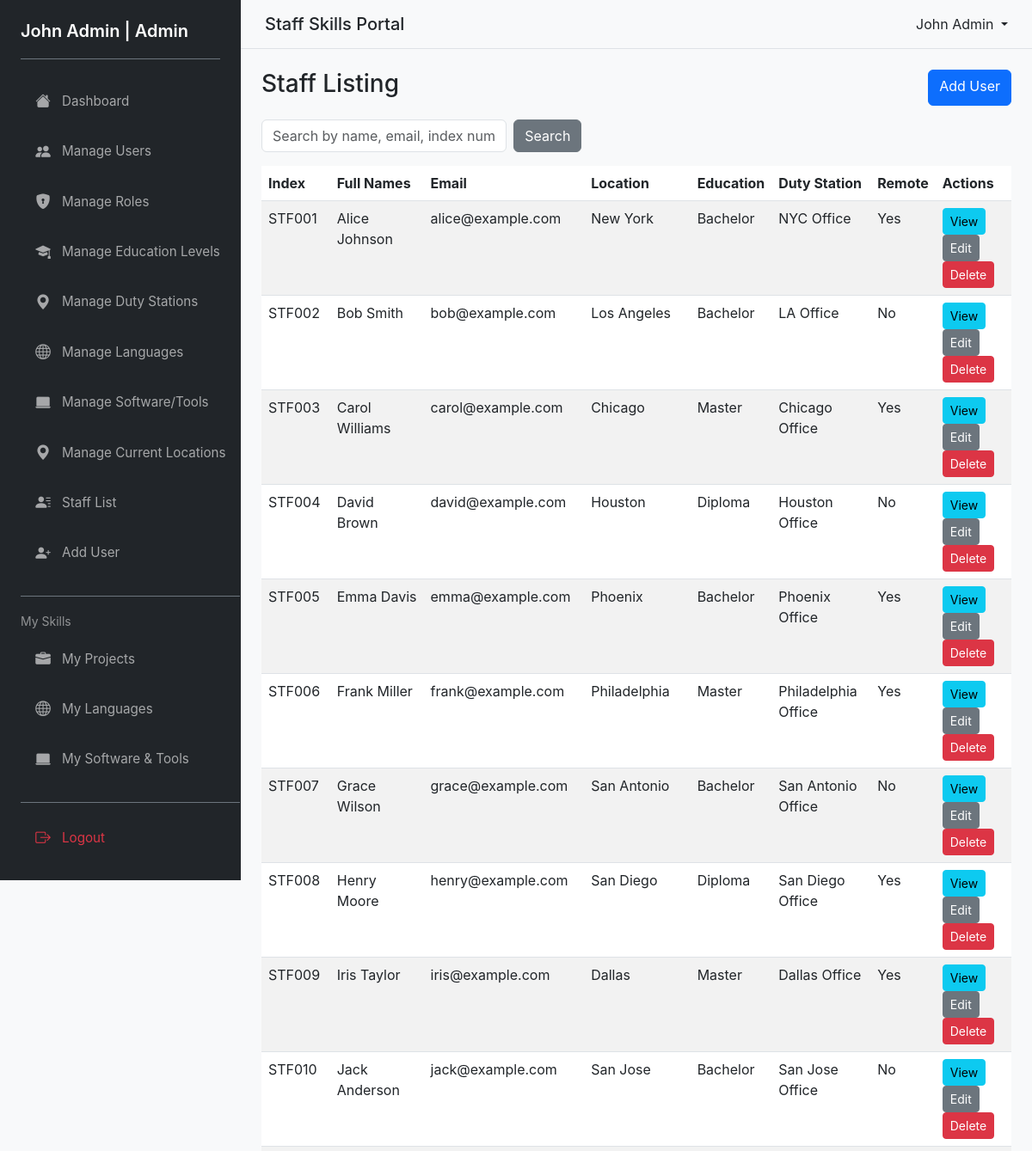
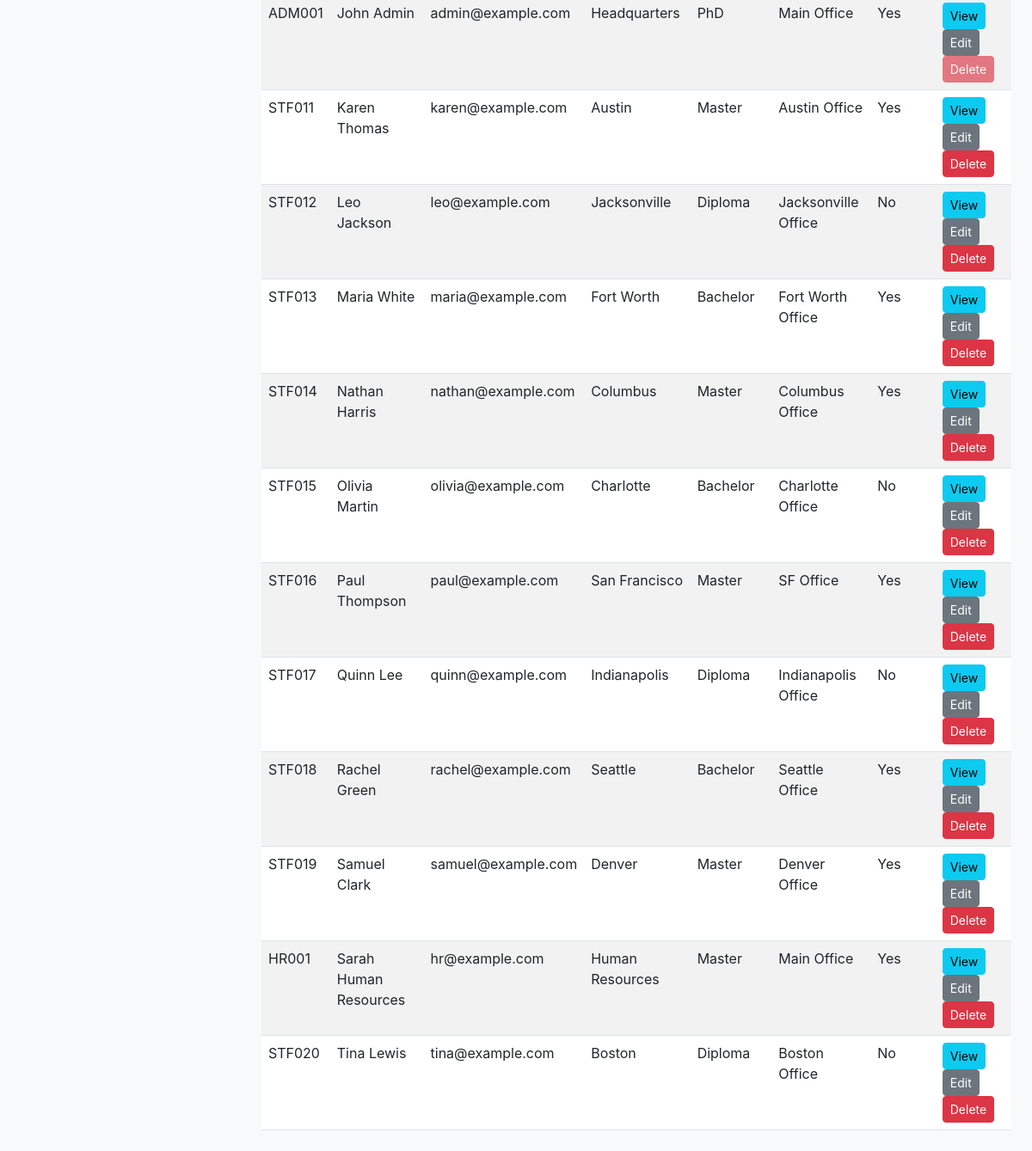
The app's page /pages/manage_users.php (signed in) with its own data (2 pictures, top to bottom).
### tables this page shows
CREATE TABLE IF NOT EXISTS users (
  id INT AUTO_INCREMENT PRIMARY KEY,
  index_number VARCHAR(50) NOT NULL UNIQUE,
  full_names VARCHAR(150) NOT NULL,
  email VARCHAR(120) NOT NULL UNIQUE,
  password VARCHAR(255) NOT NULL,
  role_id INT NOT NULL,
  gender VARCHAR(20),
  current_location VARCHAR(120),
  highest_education VARCHAR(120),
  duty_station VARCHAR(120),
  availability_remote TINYINT(1) DEFAULT 0,
  created_at TIMESTAMP DEFAULT CURRENT_TIMESTAMP,
  FOREIGN KEY (role_id) REFERENCES roles(id) ON DELETE RESTRICT
);

### pages/manage_users.php (the view, shortened to what this page needs)
<?php
require_once __DIR__ . '/../includes/header.php';
$pdo = getPDO();
$search = isset($_GET['search']) ? trim($_GET['search']) : '';
$params = [];
$sql = 'SELECT u.id,u.index_number,u.full_names,u.email,u.current_location,u.highest_education,u.duty_station,u.availability_remote,r.name as role_name
        FROM users u JOIN roles r ON u.role_id = r.id WHERE 1=1';
$sql .= ' ORDER BY u.full_names ASC LIMIT 100';
$stmt = $pdo->prepare($sql);
$stmt->execute($params);
$users = $stmt->fetchAll();
?>
<div class="d-flex justify-content-between mb-3">
    <h3>Staff Listing</h3>
    <?php if ($_SESSION['user']['role_name'] === 'Admin'): ?>
        <a href="<?php echo BASE_URL; ?>/pages/add_user.php" class="btn btn-primary">Add User</a>
    <?php endif; ?>
</div>
<form class="row g-2 mb-3" method="get" action="">
    <div class="col-md-4">
        <input type="text" name="search" class="form-control" placeholder="Search by name, email, index number, duty station" value="<?php echo htmlspecialchars($search); ?>">
    </div>
    <div class="col-md-2">
        <button class="btn btn-secondary">Search</button>
    </div>
</form>
<table class="table table-striped">
    <thead>
        <tr>
            <th>Index</th>
            <th>Full Names</th>
            <th>Email</th>
            <th>Location</th>
            <th>Education</th>
            <th>Duty Station</th>
            <th>Remote</th>
            <th>Actions</th>
        </tr>
    </thead>
    <tbody>
        <?php if ($users): foreach ($users as $u): ?>
            <tr>
                <td><?php echo htmlspecialchars($u['index_number']); ?></td>
                <td><?php echo htmlspecialchars($u['full_names']); ?></td>
                <td><?php echo htmlspecialchars($u['email']); ?></td>
                <td><?php echo htmlspecialchars($u['current_location']); ?></td>
                <td><?php echo htmlspecialchars($u['highest_education']); ?></td>
                <td><?php echo htmlspecialchars($u['duty_station']); ?></td>
                <td><?php echo $u['availability_remote'] ? 'Yes' : 'No'; ?></td>
                <td>
                    <a class="btn btn-sm btn-info" href="<?php echo BASE_URL; ?>/pages/profile.php?id=<?php echo $u['id']; ?>">View</a>
                    <?php if (in_array($_SESSION['user']['role_name'], ['Admin','HR'])): ?>
                        <a class="btn btn-sm btn-secondary" href="<?php echo BASE_URL; ?>/pages/edit_user.php?id=<?php echo $u['id']; ?>">Edit</a>
                    <?php endif; ?>
                    <?php if ($_SESSION['user']['role_name'] === 'Admin'): ?>
                        <?php if ($u['id'] === $_SESSION['user']['id']): ?>
                            <button class="btn btn-sm btn-danger" disabled title="Cannot delete your own account">Delete</button>
                        <?php else: ?>
                            <form method="post" action="<?php echo BASE_URL; ?>/pages/delete_user.php" style="display:inline;" onsubmit="return confirm('Are you sure you want to delete this user?');">
                                <button class="btn btn-sm btn-danger">Delete</button>
                            </form>
                        <?php endif; ?>
                    <?php endif; ?>
                </td>
            </tr>
        <?php endforeach; else: ?>
            <tr><td colspan="8">No users found.</td></tr>
        <?php endif; ?>
    </tbody>
</table>
<?php require_once __DIR__ . '/../includes/footer.php'; ?>

### assets/css/styles.css (style rules this page uses)
* { box-sizing: border-box; }
body { font-family: -apple-system, BlinkMacSystemFont, 'Segoe UI', 'Roboto', 'Oxygen', 'Ubuntu', 'Cantarell', 'Fira Sans', 'Droid Sans', 'Helvetica Neue', sans-serif; background-color: #f8f9fa; margin: 0; padding: 0; }
.d-flex { display: flex !important; }
.table { margin-bottom: 0; border-collapse: collapse; }
.btn { transition: all 0.2s ease; }

### records on screen
users: index_number "STF001", full_names "Alice Johnson", email "alice@example.com", current_location "New York", highest_education "Bachelor", duty_station "NYC Office", availability_remote "Yes"
users: index_number "STF002", full_names "Bob Smith", email "bob@example.com", current_location "Los Angeles", highest_education "Bachelor", duty_station "LA Office", availability_remote "No"
users: index_number "STF003", full_names "Carol Williams", email "carol@example.com", current_location "Chicago", highest_education "Master", duty_station "Chicago Office", availability_remote "Yes"
users: index_number "STF004", full_names "David Brown", email "david@example.com", current_location "Houston", highest_education "Diploma", duty_station "Houston Office", availability_remote "No"
users: index_number "STF005", full_names "Emma Davis", email "emma@example.com", current_location "Phoenix", highest_education "Bachelor", duty_station "Phoenix Office", availability_remote "Yes"
users: index_number "STF006", full_names "Frank Miller", email "frank@example.com", current_location "Philadelphia", highest_education "Master", duty_station "Philadelphia Office", availability_remote "Yes"
users: index_number "STF007", full_names "Grace Wilson", email "grace@example.com", current_location "San Antonio", highest_education "Bachelor", duty_station "San Antonio Office", availability_remote "No"
users: index_number "STF008", full_names "Henry Moore", email "henry@example.com", current_location "San Diego", highest_education "Diploma", duty_station "San Diego Office", availability_remote "Yes"
users: index_number "STF009", full_names "Iris Taylor", email "iris@example.com", current_location "Dallas", highest_education "Master", duty_station "Dallas Office", availability_remote "Yes"
users: index_number "STF010", full_names "Jack Anderson", email "jack@example.com", current_location "San Jose", highest_education "Bachelor", duty_station "San Jose Office", availability_remote "No"
users: index_number "ADM001", full_names "John Admin", email "admin@example.com", current_location "Headquarters", highest_education "PhD", duty_station "Main Office", availability_remote "Yes", shows "Delete"
users: index_number "STF011", full_names "Karen Thomas", email "karen@example.com", current_location "Austin", highest_education "Master", duty_station "Austin Office", availability_remote "Yes"
users: index_number "STF012", full_names "Leo Jackson", email "leo@example.com", current_location "Jacksonville", highest_education "Diploma", duty_station "Jacksonville Office", availability_remote "No"
users: index_number "STF013", full_names "Maria White", email "maria@example.com", current_location "Fort Worth", highest_education "Bachelor", duty_station "Fort Worth Office", availability_remote "Yes"
users: index_number "STF014", full_names "Nathan Harris", email "nathan@example.com", current_location "Columbus", highest_education "Master", duty_station "Columbus Office", availability_remote "Yes"
users: index_number "STF015", full_names "Olivia Martin", email "olivia@example.com", current_location "Charlotte", highest_education "Bachelor", duty_station "Charlotte Office", availability_remote "No"
users: index_number "STF016", full_names "Paul Thompson", email "paul@example.com", current_location "San Francisco", highest_education "Master", duty_station "SF Office", availability_remote "Yes"
users: index_number "STF017", full_names "Quinn Lee", email "quinn@example.com", current_location "Indianapolis", highest_education "Diploma", duty_station "Indianapolis Office", availability_remote "No"
users: index_number "STF018", full_names "Rachel Green", email "rachel@example.com", current_location "Seattle", highest_education "Bachelor", duty_station "Seattle Office", availability_remote "Yes"
users: index_number "STF019", full_names "Samuel Clark", email "samuel@example.com", current_location "Denver", highest_education "Master", duty_station "Denver Office", availability_remote "Yes"
users: index_number "HR001", full_names "Sarah Human Resources", email "hr@example.com", current_location "Human Resources", highest_education "Master", duty_station "Main Office", availability_remote "Yes"
users: index_number "STF020", full_names "Tina Lewis", email "tina@example.com", current_location "Boston", highest_education "Diploma", duty_station "Boston Office", availability_remote "No"

### other values on screen
$_SESSION['user']['full_names'] "John Admin"
$_SESSION['user']['role_name'] "Admin"
